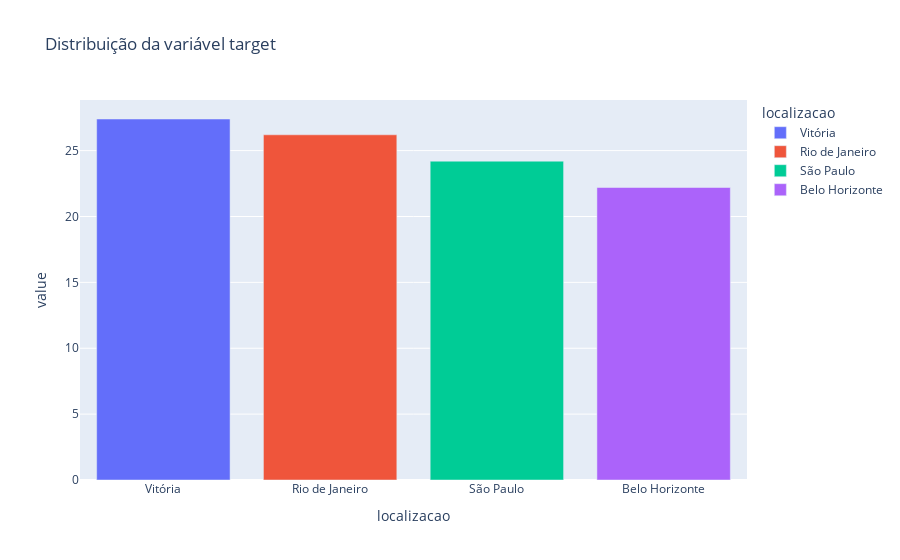

The notebook cell saved with this chart:
### Code cell
# Distribuição da variavel Localização
percentual_localizacao = df_segmento.value_counts('localizacao') / len(df_segmento) * 100
px.bar(percentual_localizacao,color=percentual_localizacao.index ,
       title='Distribuição da variável target')

### Figure 1 — Plotly figure (JSON) as saved in the notebook; plotly's stock layout.template omitted (floating-point values rounded to 4 significant figures)
{"data": [{"hovertemplate": "localizacao=%{x}<br>value=%{y}<extra></extra>", "legendgroup": "Vitória", "marker": {"color": "#636efa", "pattern": {"shape": ""}}, "name": "Vitória", "orientation": "v", "showlegend": true, "textposition": "auto", "type": "bar", "x": ["Vitória"], "xaxis": "x", "y": [27.4], "yaxis": "y"}, {"hovertemplate": "localizacao=%{x}<br>value=%{y}<extra></extra>", "legendgroup": "Rio de Janeiro", "marker": {"color": "#EF553B", "pattern": {"shape": ""}}, "name": "Rio de Janeiro", "orientation": "v", "showlegend": true, "textposition": "auto", "type": "bar", "x": ["Rio de Janeiro"], "xaxis": "x", "y": [26.2], "yaxis": "y"}, {"hovertemplate": "localizacao=%{x}<br>value=%{y}<extra></extra>", "legendgroup": "São Paulo", "marker": {"color": "#00cc96", "pattern": {"shape": ""}}, "name": "São Paulo", "orientation": "v", "showlegend": true, "textposition": "auto", "type": "bar", "x": ["São Paulo"], "xaxis": "x", "y": [24.2], "yaxis": "y"}, {"hovertemplate": "localizacao=%{x}<br>value=%{y}<extra></extra>", "legendgroup": "Belo Horizonte", "marker": {"color": "#ab63fa", "pattern": {"shape": ""}}, "name": "Belo Horizonte", "orientation": "v", "showlegend": true, "textposition": "auto", "type": "bar", "x": ["Belo Horizonte"], "xaxis": "x", "y": [22.2], "yaxis": "y"}], "layout": {"barmode": "relative", "legend": {"title": {"text": "localizacao"}, "tracegroupgap": 0}, "title": {"text": "Distribuição da variável target"}, "xaxis": {"anchor": "y", "categoryarray": ["Vitória", "Rio de Janeiro", "São Paulo", "Belo Horizonte"], "categoryorder": "array", "domain": [0, 1], "title": {"text": "localizacao"}}, "yaxis": {"anchor": "x", "domain": [0, 1], "title": {"text": "value"}}}}
